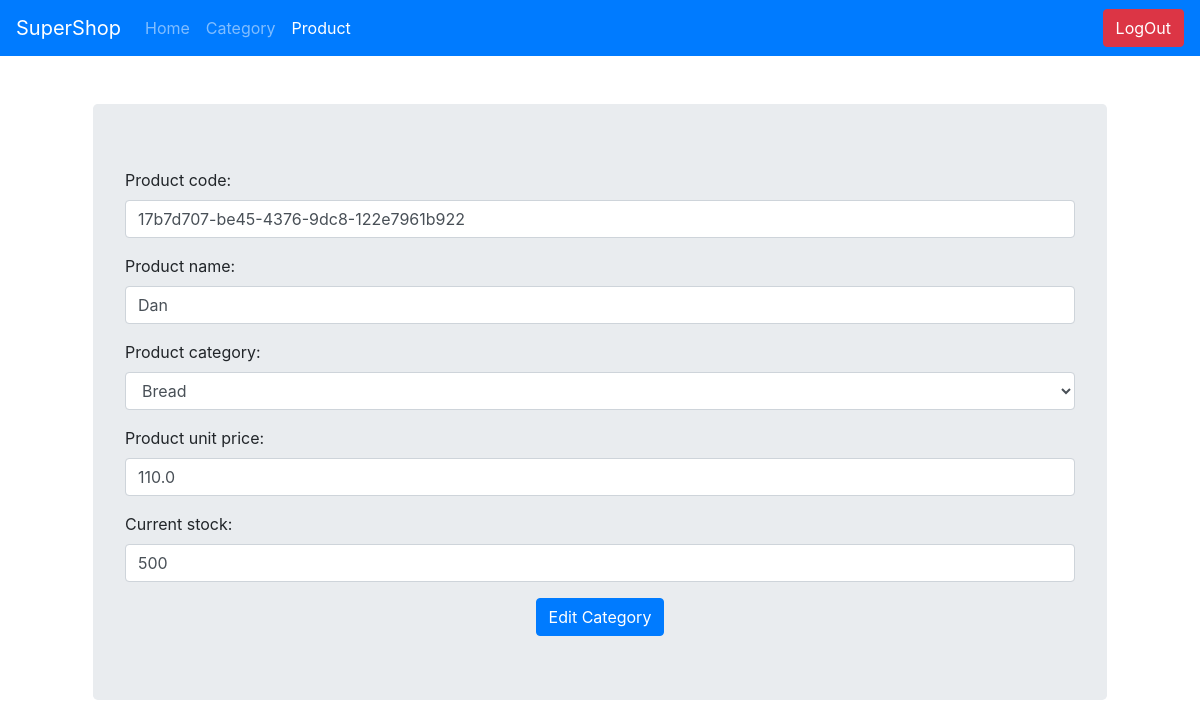
The page /supershop_admin/product/edit__3/ (signed in) on the database its author committed.
### supershop_app/models.py (models this page shows, shortened)
class Product(models.Model):
    id = models.AutoField(primary_key=True)
    product_code = models.UUIDField(default=uuid.uuid4)
    product_name = models.CharField(max_length=255, blank=False, null=False, unique=True)
    product_category = models.ForeignKey(ProductCategory, on_delete=models.CASCADE)
    product_unit_price = models.FloatField(default=0.0)
    current_stock = models.PositiveIntegerField(default=0)

### supershop_app/views.py (the view, shortened to what this page needs)
# urls.py: path('supershop_admin/product/<str:ops>/', views.admin_product_operation, name="admin_product_operation"),
@login_required(login_url='/supershop_admin/')
def admin_product_operation(request, ops):
    if request.method == "POST":
        if ops == 'add':
            form = ProductForm(request.POST)
            if form.is_valid():
                messages.success(request, "Succesfully added.")
                form.save()
            else:
                messages.error(request, "Something Went Wrong.")
            return redirect("/supershop_admin/product/add/")
        elif 'edit' in ops:
            cat_id = ops.split('__')[-1]
            cat = models.Product.objects.filter(pk=cat_id).first()
            form = ProductEditForm(request.POST, instance=cat)
            if form.is_valid():
                form.save()
                messages.success(request, "Succesfully Updated.")
            else:
                messages.error(request, "Something Went Wrong.")
            return redirect("/supershop_admin/category/view/")
        elif 'delete' in ops:
            prod_id = ops.split('__')[-1]
            cat = models.Product.objects.filter(pk=prod_id).delete()
            return JsonResponse(1, safe=False)
    elif request.method == 'GET':
        if ops == 'add':
            form = ProductForm()
            return render(request, "all_forms.html",
                          context={"is_logged_in": request.user.is_authenticated,
                                   "form": form,
                                   "title": "Add Product",
                                   "admin": 1,
                                   'logout': request.user.is_authenticated,
                                   "btn_name": "ADD Product",
                                   "admin_product": "active"})
        elif 'edit' in ops:
            prod_id = ops.split('__')[-1]
            prod = models.Product.objects.filter(pk=prod_id).first()
            form = ProductEditForm(initial={"product_code": prod.product_code,
                                            "product_name": prod.product_name,
                                            "product_category": prod.product_category,
                                            "product_unit_price": prod.product_unit_price,
                                            "current_stock": prod.current_stock
                                            })
            return render(request, "all_forms.html",
                          context={'is_logged_in': request.user.is_authenticated,
                                   "form": form,
                                   "title": "Edit Category",
                                   "admin": 1,
                                   'logout': request.user.is_authenticated,
                                   "btn_name": "Edit Category",
                                   "admin_product": "active"})
        else:
            return redirect("admin_product")

### supershop_app/forms.py
class ProductEditForm(forms.ModelForm):
    product_name = forms.CharField(max_length=255, required=True,
                                   widget=forms.TextInput(attrs={'class': 'form-control'}))
    product_code = forms.CharField(max_length=255, required=True,
                                   widget=forms.TextInput(attrs={'class': 'form-control'}))
    product_category = forms.ModelChoiceField(queryset=ProductCategory.objects.all(), required=True,
                                              widget=forms.Select(attrs={'class': 'form-control'}))
    product_unit_price = forms.CharField(max_length=255, required=True,
                                         widget=forms.TextInput(attrs={'class': 'form-control'}))
    current_stock = forms.CharField(max_length=255, required=True,
                                    widget=forms.TextInput(attrs={'class': 'form-control'}))
    class Meta:
        model = ProductCategory
        fields = ('product_code', 'product_name', 'product_category', 'product_unit_price', 'current_stock')

### supershop_app/models.py (called while the page is built)
    def __str__(self):
        return self.category_name

### supershop_app/templates/supershop_app/all_forms.html (shortened to what this page needs)
{% extends 'base.html' %}
{% load static %}
{% block content %}
    <div class="container">
        <div class="jumbotron m-5">
            <form method="post">
                <div class="justify-center">
                    {{ form.as_p }}
                </div>
                <div class="text-center">
                    <button class="btn btn-primary">{{ btn_name }}</button>
                </div>
            </form>
        </div>
    </div>
{% endblock %}

### rows shown on the page
Product: product_code "17b7d707-be45-4376-9dc8-122e7961b922", product_name "Dan", product_category "Bread", product_unit_price "110.0", current_stock "500"

### other values the page prints
{{ btn_name }} "Edit Category"
